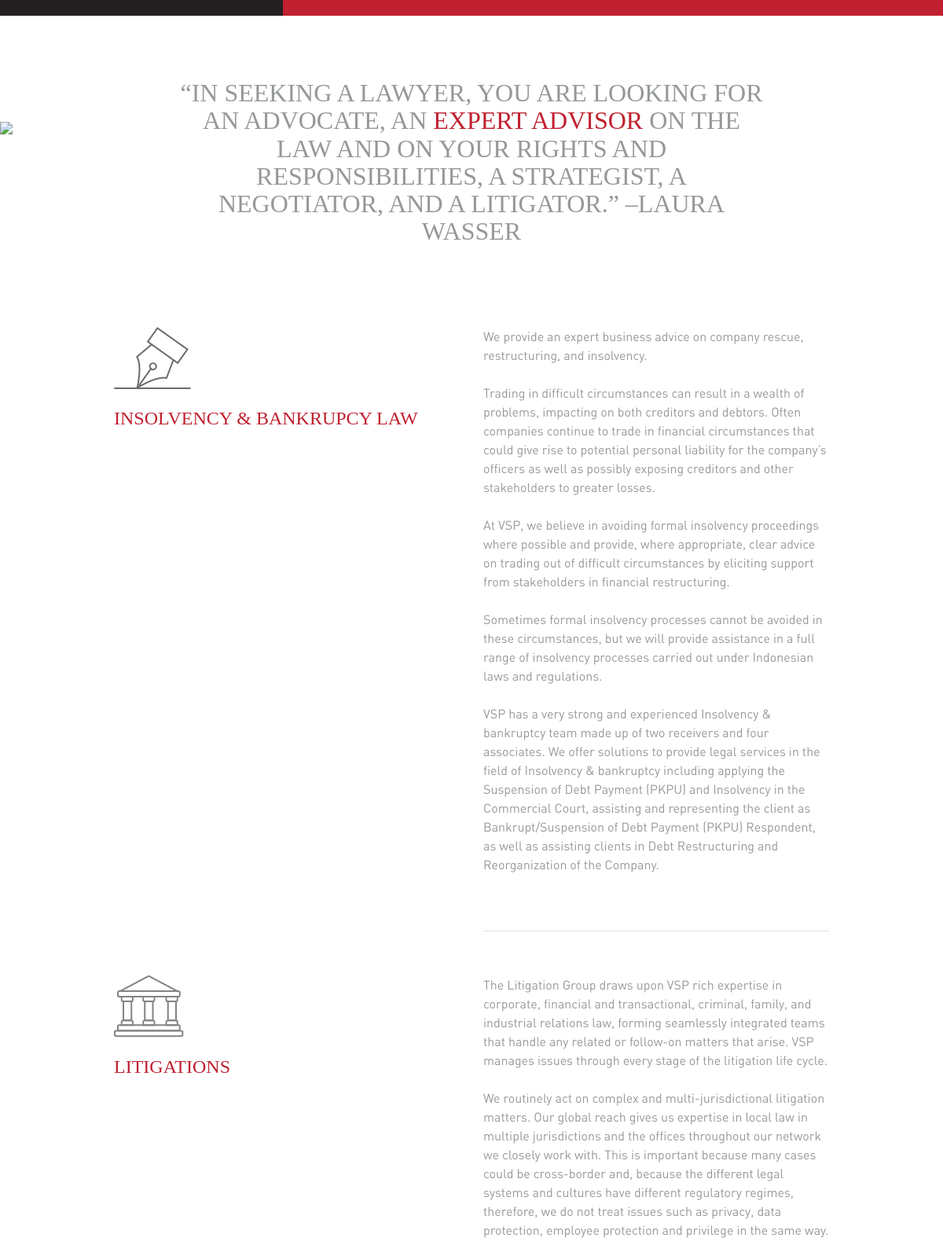
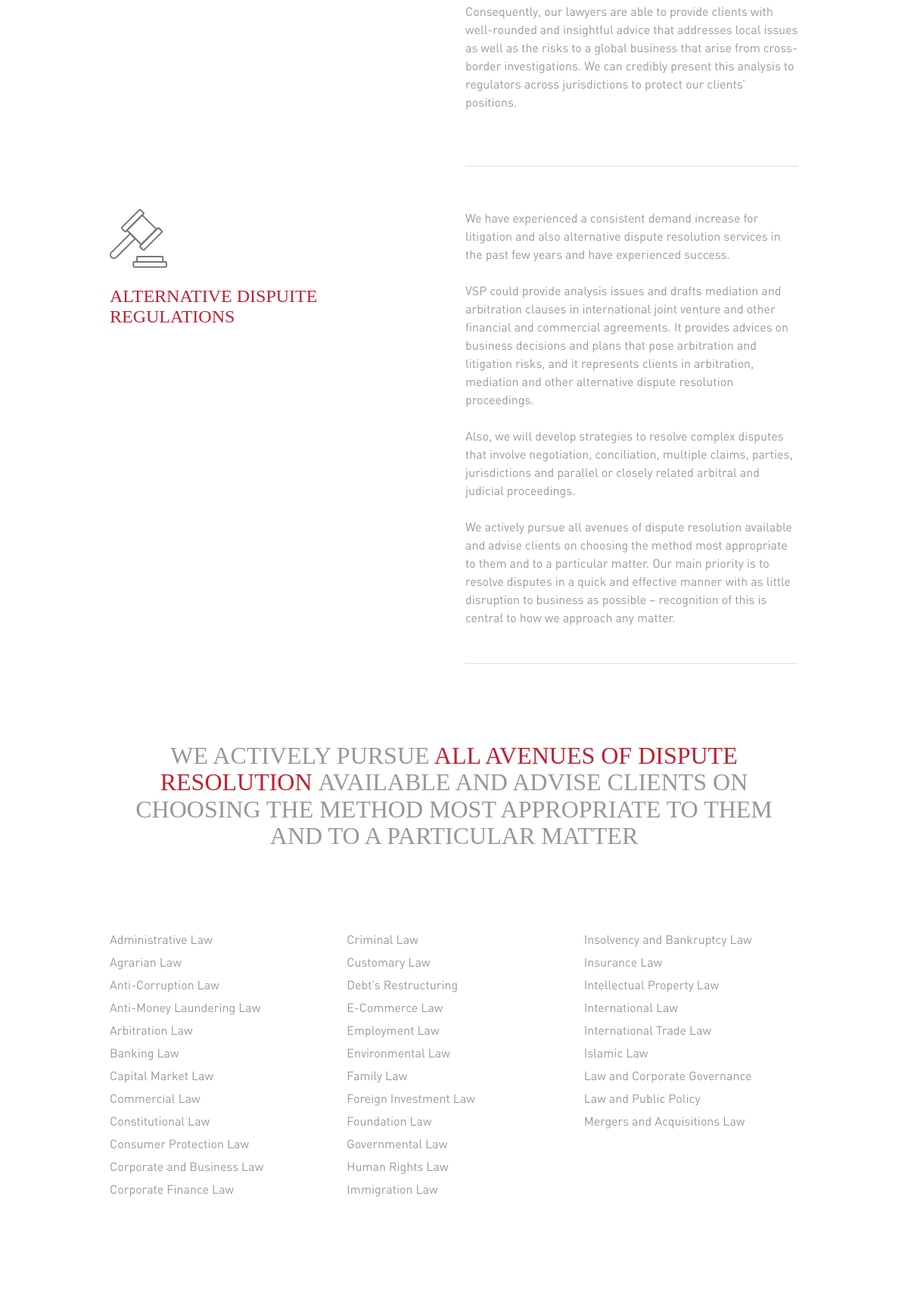
/expertise.php (upper part), run on the app's committed database (2 pictures, top to bottom).
### tables this page shows
CREATE TABLE `teks` (
  `id` varchar(11) NOT NULL,
  `teks` mediumtext NOT NULL,
  `lokasi` varchar(20) NOT NULL
);

### expertise.php (the view, shortened to what this page needs)
<?php
include ("config.php");
$query = "select * from teks where id like 'expertise%'";
$result_expertise = mysqli_query($db, $query);
$expertise = array();
while ($row = mysqli_fetch_assoc($result_expertise))
    $expertise[] = $row;
?>
<!DOCTYPE html>
<html>
    <head>
        <link rel="stylesheet" href="assets/css/bootstrap.min.css">
        <link rel="stylesheet" href="assets/css/style.css">
    </head>
    <body>
        <table class="accent-color">
            <tr>
                <td class="black"></td>
                <td class="red"></td>
            </tr>
        </table>
        <nav class="navbar navbar-expand-lg navbar-light navbar-vsp my-4">
            <div class="container">
                <a class="navbar-brand" href="index.php">
                </a>
              <div class="collapse navbar-collapse" id="navbarSupportedContent">
                <ul class="navbar-nav ml-auto">
                  <li class="nav-item border border-top-0 border-bottom-0 border-right-0">
                    <a class="nav-link" href="index.php">HOME <span class="sr-only">(current)</span></a>
                  </li>
                  <li class="nav-item border border-top-0 border-bottom-0 border-right-0">
                    <a class="nav-link" href="aboutus.php">ABOUT VSP</a>
                  </li>
                  <li class="nav-item border border-top-0 border-bottom-0 border-right-0 active">
                    <a class="nav-link" href="expertise.php">EXPERTISE</a>
                  </li>
                  <li class="nav-item border border-top-0 border-bottom-0 border-right-0">
                    <a class="nav-link" href="client.php">CLIENT</a>
                  </li>
                  <li class="nav-item border border-top-0 border-bottom-0 border-right-0">
                    <a class="nav-link" href="lawyers.php">LAWYERS</a>
                  </li>
                  <li class="nav-item border border-top-0 border-bottom-0">
                    <a class="nav-link" href="contact.php">CONTACT</a>
                  </li>
                </ul>
              </div>
          </div>
      </nav>
        <div class="container-fluid">
            <div class="row">
              <div class="col-lg-12 p-0">
              </div>
            </div>
        </div>
        <div class="container">
            <div class="row">
                <div class="col-md-12">
                    <div class="section">
                        <div class="row pb-5">
                            <div class="col-md-10 mx-auto">
                                <div class="text-center">
                                <h2>
                                    <?php echo $expertise[0]['teks']; ?>
                                </h2>
                                </div>
                            </div>
                        </div>
                        <div class="row py-5">
                            <div class="col-md-6">
                              <img src="assets/img/logo-tax.png" alt="insolvency">
                              <h4 class="mt-4"><span class="red">INSOLVENCY & BANKRUPCY LAW</span></h4>
                            </div>
                            <div class="col-md-6">
                              <p>
                                  <?php echo $expertise[1]['teks']; ?>
                              </p>
                                <div class="hr mt-5"></div>
                            </div>
                          </div>
                          <div class="row mt-2 pb-5">
                              <div class="col-md-6">
                                  <img src="assets/img/logo-pantheon.png" alt="insolvency">
                                  <h4 class="mt-4"><span class="red">LITIGATIONS</span></h4>
                                </div>
                              <div class="col-md-6">
                                    <p>
                                        <?php echo $expertise[2]['teks']; ?>
                                    </p>
                                    <div class="hr mt-5"></div>
                              </div>
                          </div>
                          <div class="row mt-2 pb-5">
                              <div class="col-md-6">
                                  <img src="assets/img/logo-hamer.png" alt="insolvency">
                                  <h4 class="mt-4"><span class="red">ALTERNATIVE DISPUITE REGULATIONS </span></h4>
                                </div>
                              <div class="col-md-6">
                                    <p>
                                        <?php echo $expertise[3]['teks']; ?>
                                    </p>
                                    <div class="hr my-5"></div>
                              </div>
                          </div>
                          <div class="row mt-2 pb-5">
                              <div class="col-lg-12">
                                    <div class="text-center">
                                        <h2>
                                            <?php echo $expertise[4]['teks']; ?>
                                        </h2>
                                    </div>
                              </div>
                          </div>
                          <div class="row pt-5">
                          <div class="col-md-4">
                              <p class="line-height-plus">Administrative Law<br>
                                  Agrarian Law<br>
                                  Anti-Corruption Law<br>
                                  Anti-Money Laundering Law<br>
                                  Arbitration Law<br>
                                  Banking Law<br>
                                  Capital Market Law<br>
                                  Commercial Law<br>
                                  Constitutional Law<br>
                                  Consumer Protection Law<br>
                                  Corporate and Business Law<br>
                                  Corporate Finance Law
                              </p>
                          </div>
                        <div class="col-md-4">
                          <p class="line-height-plus">Criminal Law<br>
                            Customary Law<br>
                            Debt’s Restructuring<br>
                            E-Commerce Law<br>
                            Employment Law<br>
                            Environmental Law<br>
                            Family Law<br>
                            Foreign Investment Law<br>
                            Foundation Law<br>
                            Governmental Law<br>
                            Human Rights Law<br>
                            Immigration Law
                          </p>
                        </div>
                          <div class="col-md-4">
                            <p class="line-height-plus">Insolvency and Bankruptcy Law<br>
                                Insurance Law<br>
                                Intellectual Property Law<br>
                                International Law<br>
                                International Trade Law<br>
                                Islamic Law<br>
                                Law and Corporate Governance<br>
                                Law and Public Policy<br>
                                Mergers and Acquisitions Law
                            </p>
                          </div>
                        </div>
                    </div>
                 </div>
               </div>
            </div>
    </body>
</html>

### assets/css/style.css (style rules this page uses)
body { margin: 0; padding: 0; color: #95989A; font-smooth: always; -webkit-font-smoothing: antialiased; -moz-osx-font-smoothing: grayscale; }
h1, h2, h3, h4, h5, .nav-link { font-family: Klavika-Regular; }
h6, p { font-family: DIN-Regular; }
.accent-color { width: 100%; height: 20px; border-collapse: collapse; }
.accent-color td { margin: 0; padding: 0; }
.accent-color td.black { width: 30%; background-color: #231F20; }
.accent-color td.red { width: 70%; background-color: #C0202F; }
.navbar { background: #fff; }
.navbar.navbar-vsp a { color: #95989A; font-size: 13px; margin: 0 7px; }
li.nav-item.active a { color: #C0202F!important; font-weight: bold; }
.red { color: #C0202F; font-family: Klavika-Bold; }
.section { background-color: #fff; margin-top: -150px; padding: 80px 100px; }
.hr { border-top: 1px solid #e0e0e0; }
.line-height-plus { line-height: 30px; }

### data on the page
teks: teks "“IN SEEKING A LAWYER, YOU ARE LOOKING FOR AN ADVOCATE, AN EXPERT ADVISOR ON THE LAW AND ON YOUR RIGHTS AND RESPONSIBILITIES, A STRATEGIST, A NEGOTIATOR, AND A LITIGATOR.” –LAURA WASSER"
teks: teks "We provide an expert business advice on company rescue, restructuring, and insolvency. Trading in difficult circumstances can result in a wealth of problems, impacting on both creditors and debtors. Often companies continue to trade in financial circumstances that could give rise to potential personal liability for the company’s officers as well as possibly exposing creditors and other stakeholders to greater losses. At VSP, we believe in avoiding formal insolvency proceedings where possible and provide, where appropriate, clear advice on trading out of difficult circumstances by eliciting support from stakeholders in financial restructuring. Sometimes formal insolvency processes cannot be…"
teks: teks "The Litigation Group draws upon VSP rich expertise in corporate, financial and transactional, criminal, family, and industrial relations law, forming seamlessly integrated teams that handle any related or follow-on matters that arise. VSP manages issues through every stage of the litigation life cycle. We routinely act on complex and multi-jurisdictional litigation matters. Our global reach gives us expertise in local law in multiple jurisdictions and the offices throughout our network we closely work with. This is important because many cases could be cross-border and, because the different legal systems and cultures have different regulatory regimes, therefore, we do not treat issues such…"
teks: teks "We have experienced a consistent demand increase for litigation and also alternative dispute resolution services in the past few years and have experienced success. VSP could provide analysis issues and drafts mediation and arbitration clauses in international joint venture and other financial and commercial agreements. It provides advices on business decisions and plans that pose arbitration and litigation risks, and it represents clients in arbitration, mediation and other alternative dispute resolution proceedings. Also, we will develop strategies to resolve complex disputes that involve negotiation, conciliation, multiple claims, parties, jurisdictions and parallel or closely related…"
teks: teks "WE ACTIVELY PURSUE ALL AVENUES OF DISPUTE RESOLUTION AVAILABLE AND ADVISE CLIENTS ON CHOOSING THE METHOD MOST APPROPRIATE TO THEM AND TO A PARTICULAR MATTER"
